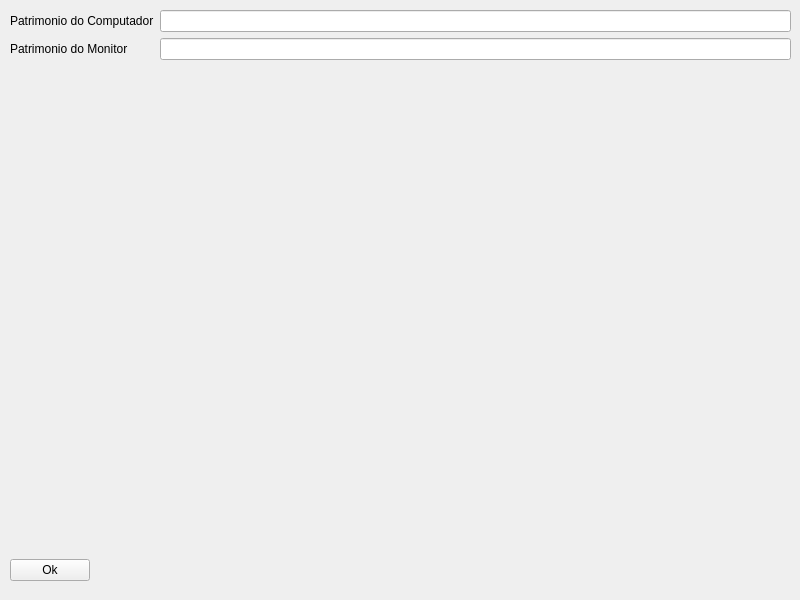
<?xml version="1.0" encoding="UTF-8"?>
<ui version="4.0">
 <class>Mapa</class>
 <widget class="QMainWindow" name="Mapa">
  <property name="geometry">
   <rect>
    <x>0</x>
    <y>0</y>
    <width>800</width>
    <height>600</height>
   </rect>
  </property>
  <property name="minimumSize">
   <size>
    <width>800</width>
    <height>600</height>
   </size>
  </property>
  <property name="sizeIncrement">
   <size>
    <width>10</width>
    <height>10</height>
   </size>
  </property>
  <property name="baseSize">
   <size>
    <width>800</width>
    <height>600</height>
   </size>
  </property>
  <property name="windowTitle">
   <string>Mapa</string>
  </property>
  <property name="windowIcon">
   <iconset>
    <normaloff>:/cacic-logo.png</normaloff>:/cacic-logo.png</iconset>
  </property>
  <widget class="QWidget" name="centralWidget">
   <property name="minimumSize">
    <size>
     <width>800</width>
     <height>600</height>
    </size>
   </property>
   <property name="sizeIncrement">
    <size>
     <width>10</width>
     <height>10</height>
    </size>
   </property>
   <property name="baseSize">
    <size>
     <width>800</width>
     <height>600</height>
    </size>
   </property>
   <widget class="QWidget" name="layoutWidget">
    <property name="geometry">
     <rect>
      <x>0</x>
      <y>0</y>
      <width>801</width>
      <height>591</height>
     </rect>
    </property>
    <layout class="QVBoxLayout" name="verticalLayout">
     <property name="leftMargin">
      <number>10</number>
     </property>
     <property name="topMargin">
      <number>10</number>
     </property>
     <property name="rightMargin">
      <number>10</number>
     </property>
     <property name="bottomMargin">
      <number>10</number>
     </property>
     <item>
      <layout class="QHBoxLayout" name="horizontalLayout_2">
       <item>
        <layout class="QFormLayout" name="formLayout">
         <property name="fieldGrowthPolicy">
          <enum>QFormLayout::AllNonFixedFieldsGrow</enum>
         </property>
         <item row="0" column="0">
          <widget class="QLabel" name="label_1">
           <property name="sizePolicy">
            <sizepolicy hsizetype="Fixed" vsizetype="Minimum">
             <horstretch>0</horstretch>
             <verstretch>0</verstretch>
            </sizepolicy>
           </property>
           <property name="text">
            <string>Patrimonio do Computador</string>
           </property>
          </widget>
         </item>
         <item row="0" column="1">
          <widget class="QLineEdit" name="lineEdit_1"/>
         </item>
         <item row="1" column="0">
          <widget class="QLabel" name="label_2">
           <property name="sizePolicy">
            <sizepolicy hsizetype="Fixed" vsizetype="Minimum">
             <horstretch>0</horstretch>
             <verstretch>0</verstretch>
            </sizepolicy>
           </property>
           <property name="text">
            <string>Patrimonio do Monitor</string>
           </property>
          </widget>
         </item>
         <item row="1" column="1">
          <widget class="QLineEdit" name="lineEdit_2">
           <property name="sizePolicy">
            <sizepolicy hsizetype="Expanding" vsizetype="Fixed">
             <horstretch>0</horstretch>
             <verstretch>0</verstretch>
            </sizepolicy>
           </property>
          </widget>
         </item>
        </layout>
       </item>
       <item>
        <layout class="QFormLayout" name="formLayout_2"/>
       </item>
      </layout>
     </item>
     <item>
      <widget class="QPushButton" name="okButton">
       <property name="sizePolicy">
        <sizepolicy hsizetype="Fixed" vsizetype="Fixed">
         <horstretch>0</horstretch>
         <verstretch>0</verstretch>
        </sizepolicy>
       </property>
       <property name="text">
        <string>Ok</string>
       </property>
      </widget>
     </item>
    </layout>
   </widget>
  </widget>
 </widget>
 <layoutdefault spacing="6" margin="11"/>
 <tabstops>
  <tabstop>lineEdit_1</tabstop>
  <tabstop>lineEdit_2</tabstop>
  <tabstop>okButton</tabstop>
 </tabstops>
 <resources/>
 <connections/>
</ui>
